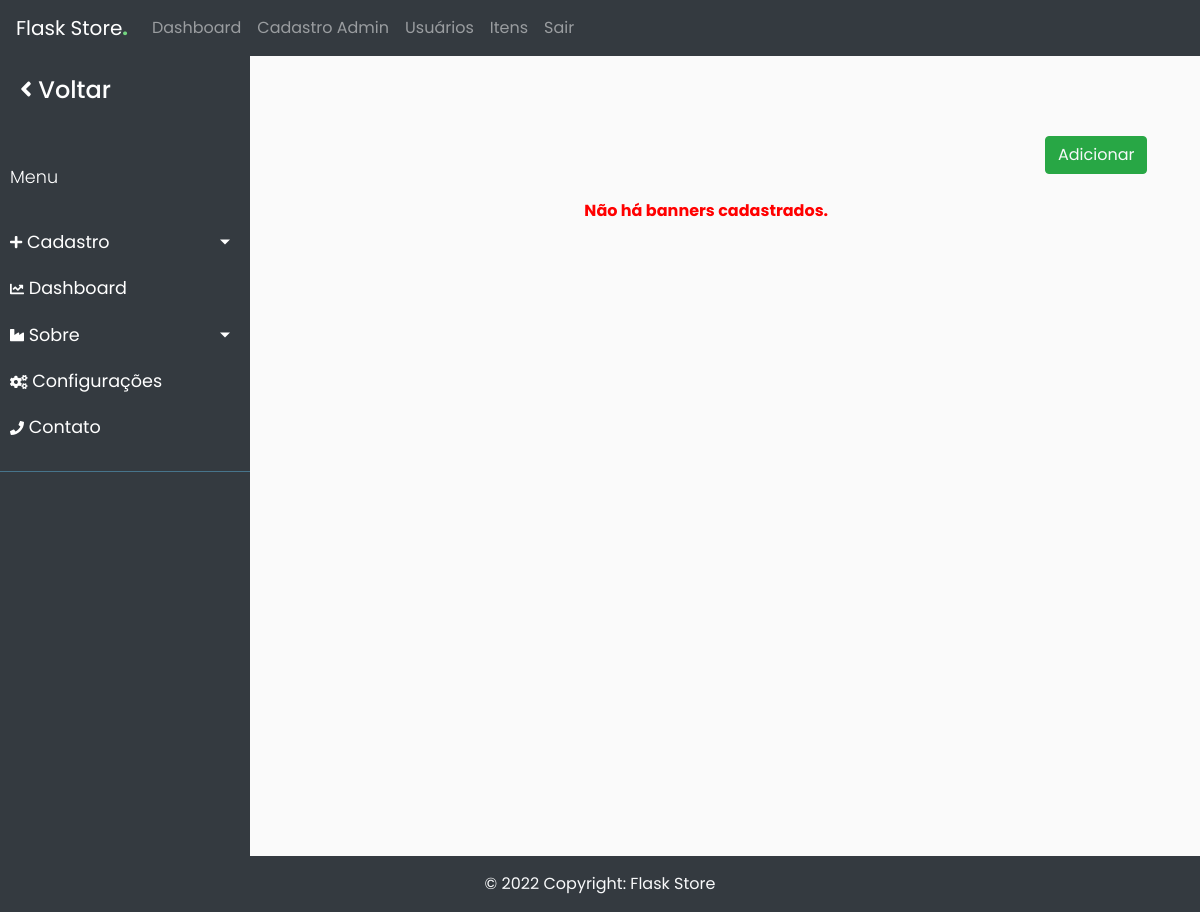
Before: /admin/banners (signed in) with the older database file.
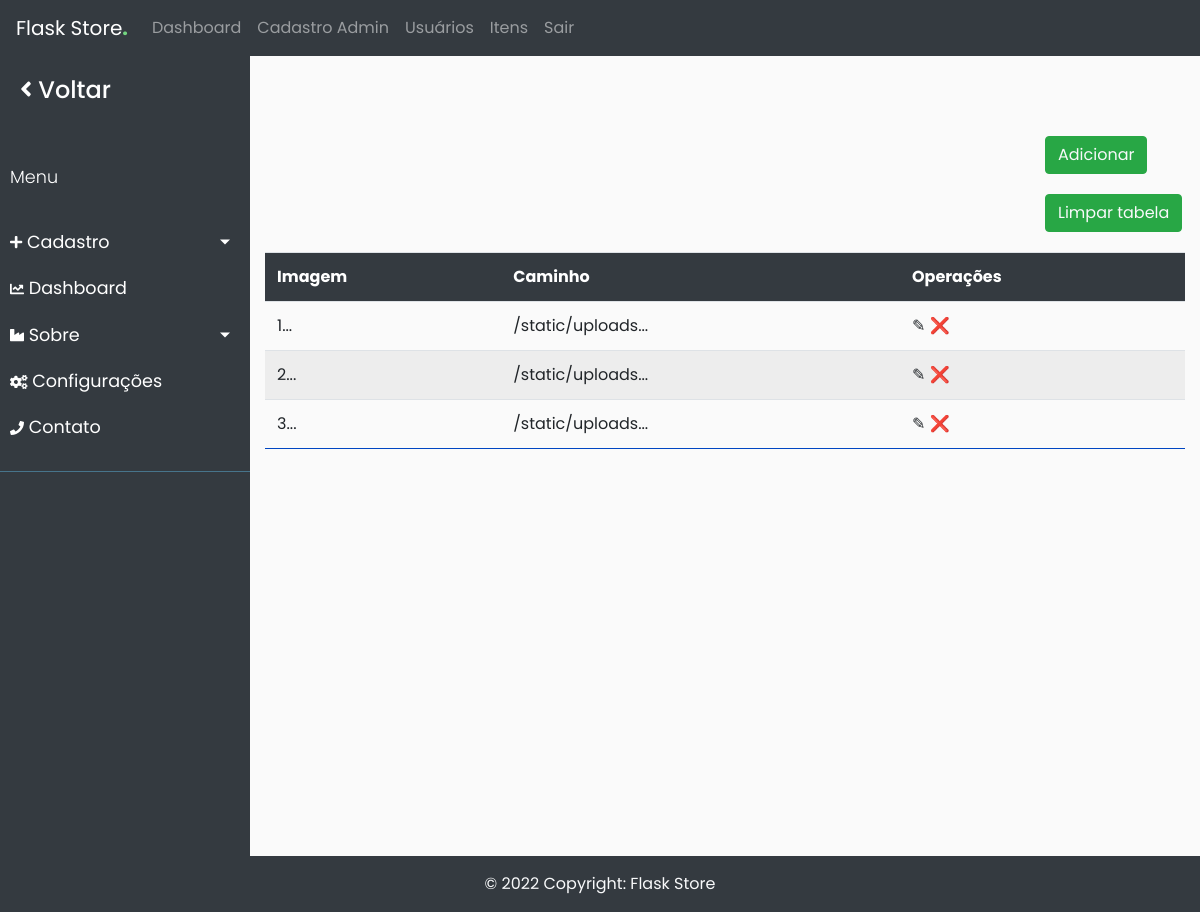
After: the same page with the newer database file.
### app/db_models.py (models this page shows)
class Banner(db.Model):
	__tablename__ = "banners"
	id = db.Column(db.Integer, primary_key=True)
	image = db.Column(db.String(250), nullable=False)

### app/funcs.py (the view)
	def wrapper(*args, **kwargs):
		if current_user.is_authenticated and current_user.admin == 1:
			return func(*args, **kwargs)
		else:
			return "You are not Authorized to access this URL."

### app/__init__.py (called while the page is built)
@app.context_processor
def inject_now():
	return {'now': datetime.utcnow()}

@login_manager.user_loader
def load_user(user_id):
	return User.query.get(user_id)

### app/admin/routes.py (called while the page is built)
@admin.route('/banners')
@admin_only
def banners():
    banners = Banner.query.all()
    return render_template("admin/banners.html", banners=banners)

### app/funcs.py (called while the page is built)
def admin_only(func):
	def wrapper(*args, **kwargs):
		if current_user.is_authenticated and current_user.admin == 1:
			return func(*args, **kwargs)
		else:
			return "You are not Authorized to access this URL."
	wrapper.__name__ = func.__name__
	return wrapper

### app/admin/templates/admin/banners.html (shortened to what this page needs)
{% extends "admin/base.html" %}
{% block content %}
    {% if not banners %}
		<div class="add-new btn-success btn">
			<a href="{{ url_for('admin.addbanner') }}" class="text-light">Adicionar</a>
		</div>
		<div class="flash-error">Não há banners cadastrados.</div>
	{% else %}
    <div class="add-new btn-success btn">
        <a href="{{ url_for('admin.addbanner') }}" class="text-light">Adicionar</a>
    </div>
	<div class="add-new btn-success btn">
        <a href="{{ url_for('admin.cleartable', type='banner') }}" class="text-light">Limpar tabela</a>
    </div>
	<div class="table-responsive">
    <table class="table table-striped">
        <tr>
            <th>Imagem</th>
			<th>Caminho</th>
            <th>Operações</th>
        </tr>
    {% for banner in banners %}
        <tr>
			<td>{{ banner.id }}...</td>
			<td>{{ banner.image[:15] }}...</td>
			<td>
                <a href="{{ url_for('admin.edit', type='banner', id=banner.id) }}">&#9998;</a>
				<a href="{{ url_for('admin.delete', type='banner', id=banner.id) }}">&#10060;</a>
			</td>
        </tr>
    {% endfor %}
    </table>
	</div>
	{% endif %}
{% endblock %}

### app/admin/templates/admin/base.html (shortened to what this page needs)
{% import "bootstrap/wtf.html" as wtf %}
<!DOCTYPE html>
<html lang="pt_BR">
  <head>
    <link rel="stylesheet" href="https://stackpath.bootstrapcdn.com/bootstrap/4.1.0/css/bootstrap.min.css">
    <link rel="stylesheet" type="text/css" href="{{ url_for('admin.static', filename='styles.css') }}">
    <link rel="stylesheet" href="{{ url_for('admin.static', filename='sidebar.css') }}">
  </head>
  <body>
    <div>
      <nav class="navbar navbar-expand-lg navbar-dark bg-dark">
        <a class="navbar-brand" href="{{ url_for('home') }}">Flask Store<b style="color: #73d580;">.</b></a>
        <div class="collapse navbar-collapse" id="navbarNav">
          <ul class="navbar-nav">
            <li class="nav-item">
              <a class="nav-link" href="{{ url_for('admin.dashboard') }}">Dashboard</a>
            </li>
            {% if not current_user.is_authenticated %}
              <li class="nav-item">
                <a class="nav-link" href="{{ url_for('login') }}">Login</a>
              </li>
              <li class="nav-item">
                <a class="nav-link" href="{{ url_for('register') }}">Cadastro</a>
              </li>
            {% else %}
              <li class="nav-item">
                <a class="nav-link" href="{{ url_for('admin.adminregister') }}">Cadastro Admin</a>
              </li>
              <li class="nav-item">
                <a class="nav-link" href="{{ url_for('admin.users') }}">Usuários</a>
              </li>
              <li class="nav-item">
                <a class="nav-link" href="{{ url_for('admin.items') }}">Itens</a>
              </li>
              <li class="nav-item">
                <a class="nav-link" href="{{ url_for('logout') }}">Sair</a>
              </li>
            {% endif %}
          </ul>
        </div>
      </nav>
      <div class="wrapper">
        <nav id="sidebar">
          <div class="sidebar-header">
              <h4><a href="{{ url_for('home') }}"><i class='fa fa-angle-left' style='font-size:24px'></i> Voltar</a> </h4>
          </div>
          <ul class="list-unstyled components">
              <p>Menu</p>
              <li>
                  <a href="#homeSubmenu" data-toggle="collapse" aria-expanded="false" class="dropdown-toggle"><i class='fa fa-plus' style='font-size:14px'></i>  Cadastro</a>
              </li>
              <li>
                  <a href="{{ url_for('admin.dashboard') }}">
                  <i class='fa fa-chart-line' style='font-size:14px'></i> Dashboard</a>
              </li>
              <li>
                  <a href="#pageSubmenu" data-toggle="collapse" aria-expanded="false" class="dropdown-toggle">
                    <i class='fa fa-industry' style='font-size:14px'></i> Sobre</a>
              </li>
              <li>
                  <a href="{{ url_for('admin.banners') }}">
                    <i class='fa fa-cogs' style='font-size:14px'>
                  </i> Configurações</a>
              </li>
              <li>
                  <a href="#">
                    <i class='fa fa-phone' style='font-size:14px'>
                    </i> Contato</a>
              </li>
          </ul>
        </nav>
        <div id="conteudo" style="display: none">
          <div id="content">
            <div class="container-fluid">
                <div class="main">
                  {% block content %}
                  {% endblock %}
                </div>
            </div>
          </div>
        </div>
      </div>
      <footer class="bg-dark text-center text-lg-start text-light footer">
        <div class="text-center p-3">
          © {{ now.year }} Copyright:
          Flask Store
        </div>
      </footer>
    </div>
  </body>
</html>

### app/admin/static/styles.css (style rules this page uses)
.main { padding: 10vh 0; }
table { margin: 0 auto; }
table th { color: white; background-color: #343a40; padding: 15px; }
table tr { border-bottom:1px solid #0046C2; }
table td, th { padding:5px 30px; }
.add-new { margin-left:65vw; margin-bottom:20px; }

### app/admin/static/sidebar.css (style rules this page uses)
body { font-family: 'Poppins', sans-serif; background: #fafafa; }
p { font-family: 'Poppins', sans-serif; font-size: 1.1em; font-weight: 300; line-height: 1.7em; color: #999; }
a, a:hover, a:focus { color: inherit; text-decoration: none; transition: all 0.3s; }
#sidebar { background: #343A40; color: #fff; transition: all 0.3s; }
#sidebar .sidebar-header { padding: 20px; background: #343A40; }
#sidebar ul.components { padding: 20px 0; border-bottom: 1px solid #47748b; }
#sidebar ul p { color: #fff; padding: 10px; }
#sidebar ul li a { padding: 10px; font-size: 1.1em; display: block; }
.wrapper { display: flex; align-items: stretch; }
#sidebar { min-width: 250px; max-width: 250px; min-height: 100vh; }
a[data-toggle="collapse"] { position: relative; }
.dropdown-toggle::after { display: block; position: absolute; top: 50%; right: 20px; transform: translateY(-50%); }

Changed rows visible on the page:
added Banner: id "1", image "/static/uploads"
added Banner: id "2", image "/static/uploads"
added Banner: id "3", image "/static/uploads"
Other visible differences:
text no longer shown: "Não há banners cadastrados."
text now shown: "Limpar tabela Imagem Caminho Operações"
